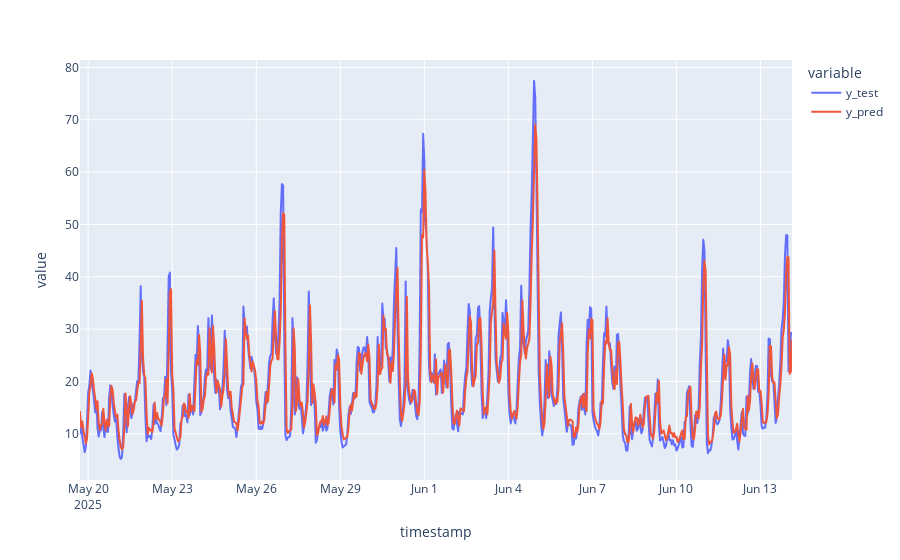

Notebook code for this chart:
### Code cell
fig = px.line(df_pred_test,labels={"Value":"PM25"})
fig.show()

### Figure 1 — Plotly figure (JSON) as saved in the notebook; plotly's stock layout.template omitted (floating-point values rounded to 4 significant figures; data arrays with more than 128 entries replaced by an {"elided": "..."} marker saying what was removed)
{"data": [{"hovertemplate": "variable=y_test<br>timestamp=%{x}<br>value=%{y}<extra></extra>", "legendgroup": "y_test", "line": {"color": "#636efa", "dash": "solid"}, "marker": {"symbol": "circle"}, "mode": "lines", "name": "y_test", "showlegend": true, "type": "scattergl", "x": {"elided": "611 str values"}, "xaxis": "x", "y": {"elided": "611 float values"}, "yaxis": "y"}, {"hovertemplate": "variable=y_pred<br>timestamp=%{x}<br>value=%{y}<extra></extra>", "legendgroup": "y_pred", "line": {"color": "#EF553B", "dash": "solid"}, "marker": {"symbol": "circle"}, "mode": "lines", "name": "y_pred", "showlegend": true, "type": "scattergl", "x": {"elided": "611 str values"}, "xaxis": "x", "y": {"elided": "611 float values"}, "yaxis": "y"}], "layout": {"legend": {"title": {"text": "variable"}, "tracegroupgap": 0}, "margin": {"t": 60}, "xaxis": {"anchor": "y", "domain": [0, 1], "title": {"text": "timestamp"}}, "yaxis": {"anchor": "x", "domain": [0, 1], "title": {"text": "value"}}}}
